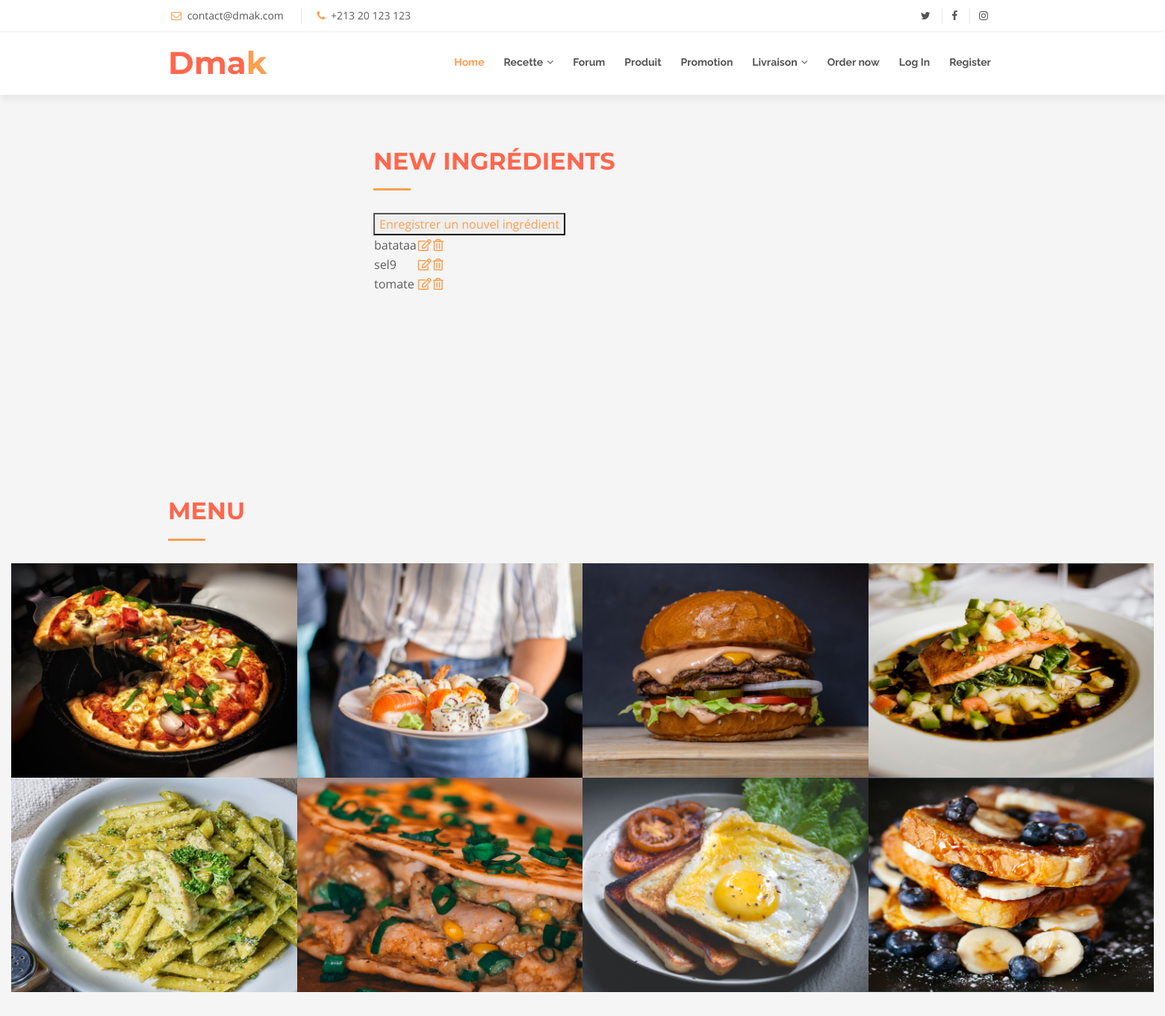
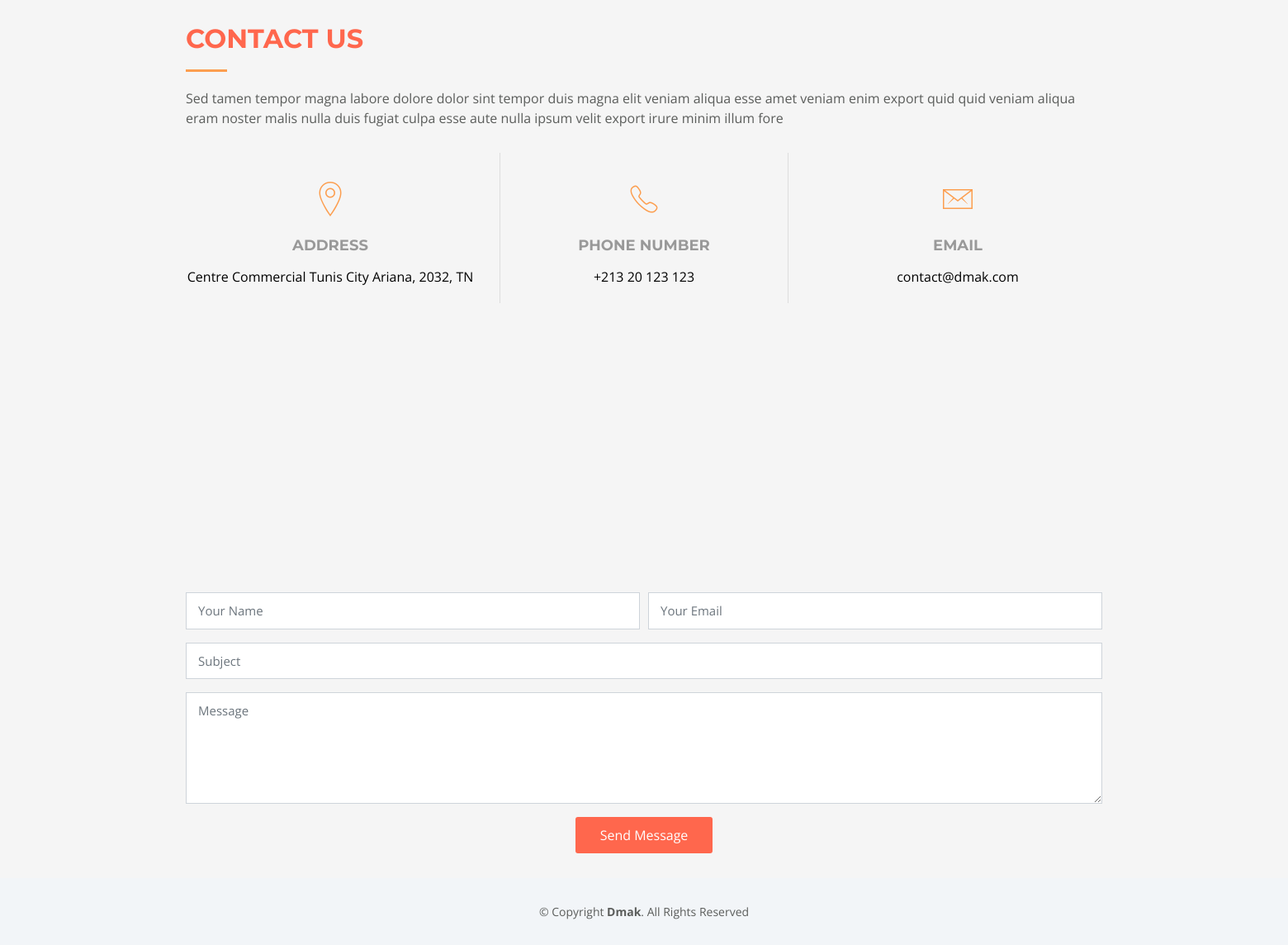
Screenshot of /Views/ingredient.php with the database file from the repository (2 pictures, top to bottom).
### tables this page shows
CREATE TABLE `ingredients` (
  `id` int(11) NOT NULL,
  `name` varchar(255) NOT NULL
);

### Controller/SQL_functions.php (called while the page is built, shortened)
<?php
function find_all_ingredients($db){
    try{
        $query = 'SELECT *   FROM ingredients';
        $statement = $db->query($query);
    }catch(Exception $e){
        echo "Unable to retrieve recipes";
        exit;
    }
    return $statement;
}
?>

### Controller/functions.php (called while the page is built, shortened)
<?php
    function h($string="") {
        return htmlspecialchars($string);
    }
    function u($string="") {
        return urlencode($string);
    }
?>

### Views/ingredient.php (the view, shortened to what this page needs)
<?php
require_once('../Controller/conn.php');
require_once('../Controller/functions.php');
require_once('../Controller/SQL_functions.php');
$errors = []; ?>
<?php include('Abidaheader.php'); ?>
<div id="content" style="position:relative; left: 500px ; top: 70px">
    <div class="section-header">
        <h2>New Ingrédients</h2>
    </div>
    <button><a href="<?php echo ('../Views/ingredient_new.php') ?>">
            Enregistrer un nouvel ingrédient</a></button>
    <table>
        <?php $ingredients = find_all_ingredients($dbb); ?>
        <?php while($ingredient=$ingredients->fetch(PDO::FETCH_ASSOC)) { ?>
        <tr>
            <td><?php echo $ingredient['name']; ?></td>
            <td><a class="action" href="<?php echo ('../Views/ingredient_edit.php?id=' . h(u($ingredient['id']))); ?>"><i class="far fa-edit edit_button" title="edit"></i></a></td>
            <td><a class="action" href="<?php echo ('../Views/ingredient_delete.php?id=' . h(u($ingredient['id']))); ?>"><i class="far fa-trash-alt delete_button" title="delete"></i></a></td>
        </tr>
        <?php } ?>
    </table>
</div>
<?php include('Abidafoot.php'); ?>

### Views/css/style.css (style rules this page uses)
body { background: #F5F5F5; color: #5B5D5B; font-family: "Open Sans", sans-serif; }
a { color: #FC9E4F; transition: 0.5s; }
h1, h2, h3, h4, h5, h6 { font-family: "Montserrat", sans-serif; font-weight: 400; margin: 0 0 20px 0; padding: 0; }
.section-header { margin-bottom: 30px; }
.section-header h2 { font-size: 32px; color: #FF674D; text-transform: uppercase; font-weight: 700; position: relative; padding-bottom: 20px; }
.section-header h2::before { content: ''; position: absolute; display: block; width: 50px; height: 3px; background: #FC9E4F; bottom: 0; left: 0; }

### rows the page displays
ingredients: name "batataa"
ingredients: name "sel9"
ingredients: name "tomate"
